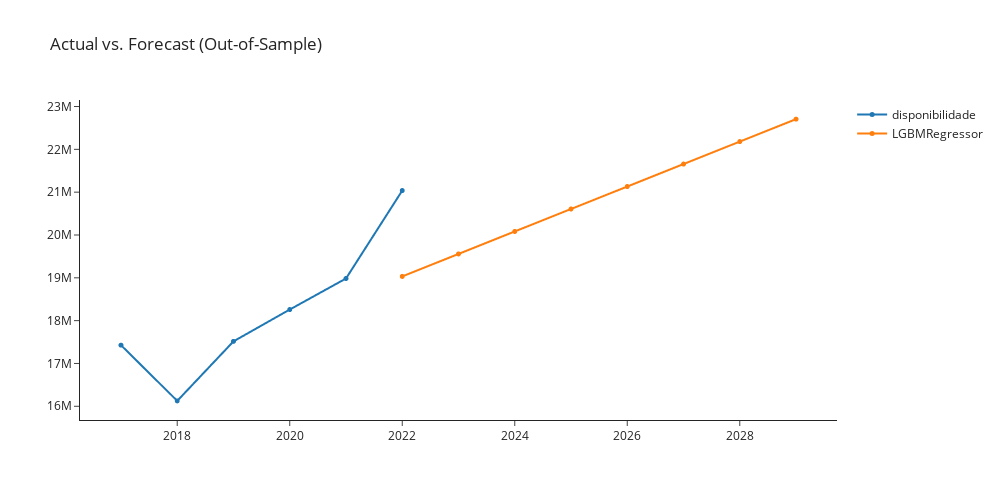

Here is the notebook cell this chart was saved with:
### Markdown cell above
## lightgbm_cds_dt Light Gradient Boosting w/ Cond. Deseasonalize & Detrending 
The series is tested for seasonality using the test outlined in A&N. 
If deemed seasonal, the series is seasonally adjusted using a classical multiplicative decomposition before applying the theta method. The resulting forecasts are then reseasonalised.

### Code cell
lightgbm_cds_dt = exp.create_model('lightgbm_cds_dt')
exp.plot_model(plot = 'decomp', 
               data_kwargs = {'type' : 'multiplicative'},
               fig_kwargs = {"height":500,"width":1000,"template": "simple_white","hoverinfo":"none","big_data_threshold":10})
exp.plot_model(estimator = lightgbm_cds_dt, plot = 'forecast', 
               data_kwargs = {'fh' : 8},
               fig_kwargs = {"height":500,"width":1000,"template": "simple_white","hoverinfo":"none","big_data_threshold":10})

### Figure 1 — Plotly figure (JSON) as saved in the notebook; plotly's stock layout.template omitted (floating-point values rounded to 4 significant figures)
{"data": [{"hoverinfo": "none", "line": {"width": 2}, "marker": {"size": 5}, "mode": "lines+markers", "name": "disponibilidade", "type": "scattergl", "x": [2017, 2018, 2019, 2020, 2021, 2022, 2023, 2024, 2025, 2026, 2027, 2028, 2029], "xaxis": "x", "y": [17427206, 16126368, 17515920, 18258981, 18984300, 21037669, null, null, null, null, null, null, null], "yaxis": "y"}, {"hoverinfo": "none", "line": {"width": 2}, "marker": {"size": 5}, "mode": "lines+markers", "name": "LGBMRegressor", "type": "scattergl", "x": [2017, 2018, 2019, 2020, 2021, 2022, 2023, 2024, 2025, 2026, 2027, 2028, 2029], "xaxis": "x", "y": [null, null, null, null, null, 19030000.0, 19560000.0, 20080000.0, 20610000.0, 21130000.0, 21660000.0, 22180000.0, 22710000.0], "yaxis": "y"}], "layout": {"autosize": false, "height": 500, "showlegend": true, "title": {"text": "Actual vs. Forecast (Out-of-Sample)"}, "width": 1000, "xaxis": {"anchor": "y", "domain": [0, 1]}, "yaxis": {"anchor": "x", "domain": [0, 1]}}}
